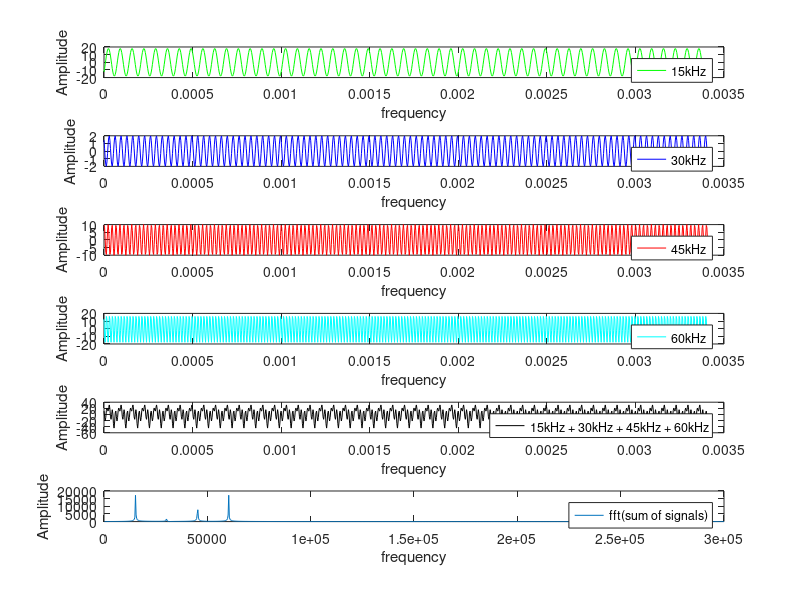

Source code (MATLAB):

A1 = 4.24265;
fi1= 3.92669;
f1 = 15000;

A2 = 1.41421;
fi2= 0.785398;
f2 = 30000;

A3 = 3.16228;
fi3= 5.96143;
f3 = 45000;

A4 = 4.24264;
fi4= 0.785398;
f4 = 60000;

N = 1024;
fs = 5*f4;
ts = 1/fs;
t  = 0 : ts : (N-1)*ts;

z1 = A1*e^(fi1*i);
z2 = A2*e^(fi2*i);
z3 = A3*e^(fi3*i);
z4 = A4*e^(fi4*i);

gen1 = [0:N-1];
gen2 = [0:N-1];
gen3 = [0:N-1];
gen4 = [0:N-1];

for n = 1:N
  gen1(n) = z1 * A1*e^(2*pi*f1*t(n)*i);
  gen2(n) = z2 * A2*e^(2*pi*f2*t(n)*i);
  gen3(n) = z3 * A3*e^(2*pi*f3*t(n)*i);
  gen4(n) = z4 * A4*e^(2*pi*f4*t(n)*i);
endfor

ax1 = subplot(6,1,1);
plot(ax1,t,gen1,'g');
xlabel('frequency');
ylabel('Amplitude');
legend('15kHz');

ax2 = subplot(6,1,2);
plot(ax2,t,gen2,'b');
xlabel('frequency');
ylabel('Amplitude');
legend('30kHz');

ax3 = subplot(6,1,3);
plot(ax3,t,gen3,'r');
xlabel('frequency');
ylabel('Amplitude');
legend('45kHz');

ax4 = subplot(6,1,4);
plot(ax4,t,gen4,'c');
xlabel('frequency');
ylabel('Amplitude');
legend('60kHz');

sum = gen1+gen2+gen3+gen4;

ax4 = subplot(6,1,5);
plot(ax4,t,sum,'k');
xlabel('frequency');
ylabel('Amplitude');
legend('15kHz + 30kHz + 45kHz + 60kHz');

fAnalysis = [0:N-1];
for n = 1:N
  fAnalysis(n) = n*fs/N;
endfor  

ax6 = subplot(6,1,6);
Y = abs(fft(sum));
plot(ax6,fAnalysis, Y);
xlabel('frequency');
ylabel('Amplitude');
legend('fft(sum of signals)');